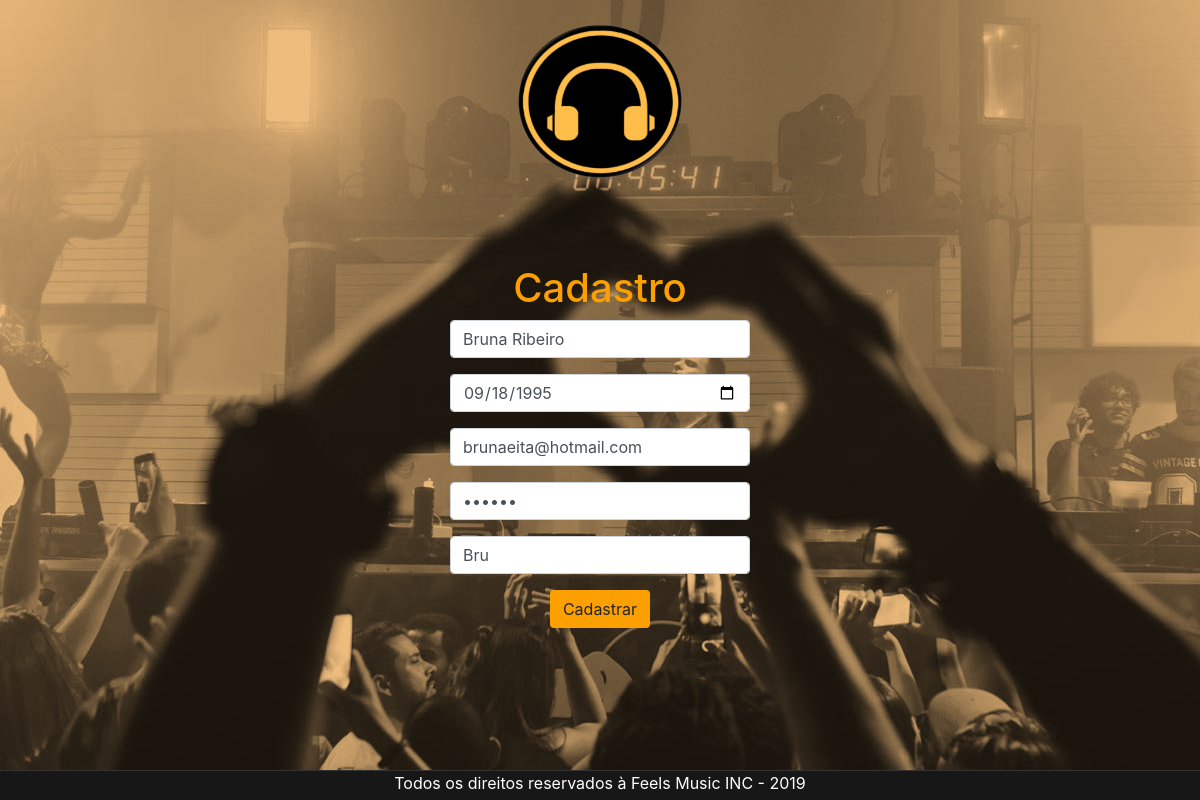
Page /pages/pages_usuario/cadastro.php?id=1 (signed in) on the committed database.
### tables this page shows
CREATE TABLE IF NOT EXISTS `usuario` (
  `idusuario` INT AUTO_INCREMENT NOT NULL,
  `nome` VARCHAR(45) NOT NULL,
  `data_nascimento` DATE NOT NULL,
  `email` VARCHAR(80) NOT NULL,
  `senha` VARCHAR(50) NOT NULL,
  `nickname` VARCHAR(80) NOT NULL,
  `tipo_usuario_idtipo_usuario1` INT NOT NULL,
  `sentimento_idsentimento` INT NOT NULL,
  PRIMARY KEY (`idusuario`),
  INDEX `fk_usuario_tipo_usuario1_idx` (`tipo_usuario_idtipo_usuario1` ASC),
  INDEX `fk_usuario_sentimento1_idx` (`sentimento_idsentimento` ASC),
  CONSTRAINT `fk_usuario_tipo_usuario1`
    FOREIGN KEY (`tipo_usuario_idtipo_usuario1`)
    REFERENCES `tipo_usuario` (`idtipo_usuario`)
    ON DELETE NO ACTION
    ON UPDATE NO ACTION,
  CONSTRAINT `fk_usuario_sentimento1`
    FOREIGN KEY (`sentimento_idsentimento`)
    REFERENCES `sentimento` (`idsentimento`)
    ON DELETE NO ACTION
    ON UPDATE NO ACTION);

### pages/pages_usuario/cadastro.php (the view, shortened to what this page needs)
<?php
if (isset ($_GET['excluir'])){
	$conexao = mysqli_connect("localhost","root","", "bancofeelsmusic");
	mysqli_query($conexao, "DELETE FROM USUARIO WHERE idusuario = $_GET[id]")or die(mysqli_error($conexao));
	header("Location: ../pages_adm/manutencao.php");
}else{
	$nome = "";
	$dataNasc= "";
	$email="";
	$senha="";
	$nickname="";
	$url="";
	if(isset($_GET['id'])){
		$url = "idusuario=$_GET[id]&";
		$conexao = mysqli_connect("localhost", "root", "", "bancofeelsmusic");
		$busca = mysqli_query($conexao, "SELECT * FROM USUARIO WHERE IDUSUARIO = $_GET[id]") or die(mysqli_error($conexao));
		$arrFM = mysqli_fetch_all($busca, MYSQLI_ASSOC)[0];
		$nome = $arrFM['nome'];
		$dataNasc= $arrFM['data_nascimento'];
		$email= $arrFM['email'];
		$senha= $arrFM['senha'];
		$nickname= $arrFM['nickname'];
	}
}
?>
<html>
	<head>
	  <link rel="stylesheet" href="../../css/bootstrap.min.css" />
	</head>
	<body>
		<center>
		<div class="container">
	 	 <div class="mx-auto" style="width:300px;">
	 		 <br>
			 <img class="logo" src="../../assets/imgs/Icon.png"/ width="200" height="240">
			 <h1>Cadastro</h1>
				<form action="cadastro.php?<?php echo $url;?>acao=inserir" method="post">
					<div class="form-group">
						<input type="text" name="nome" class="form-control mb-2" placeholder="Nome"  value="<?php echo $nome;?>"required>
					</div>
					<div class="form-group">
						<input type="date" name="data_nascimento" class="form-control mb-2" placeholder="Data de nascimento" value="<?php echo $dataNasc;?>"required>
					</div>
					<div class="form-group">
						<input type="email" name="email" placeholder="E-mail" class="form-control mb-2" value="<?php echo $email;?>"required>
					</div>
					<div class="form-group">
						<input type="password" name="senha" class="form-control mb-2" placeholder="Senha" value="<?php echo $senha;?>" required>
					</div>
					<div class="form-group">
						<input type="text" name="nickname" class="form-control mb-2" placeholder="Nickname" value="<?php echo $nickname;?>"required>
					</div>
					<button type="submit" style="background-color: #FC9F01;" class="btn btn-warning-2">Cadastrar</button>
				</form>
 		 </div>
 	 </div>
 </center>
 	</body>
	<footer class="fixar-rodape text-center">
    Todos os direitos reservados à Feels Music INC - 2019
  </footer>
 	</html>

### pages/pages_usuario/cadastro.php (style rules this page uses)
body { background-color: #171717; background-image: url("../../assets/imgs/imagem1.png"); }
h1 { color: #FC9F01 }
footer.fixar-rodape { border-top: 1px solid #333; bottom: 0; left: 0; height: 30px; position: fixed; width: 100%; background: #171717; color: #ffffff; }

### rows in the picture
usuario: nome "Bruna Ribeiro", data_nascimento "09/18/1995", email "brunaeita@hotmail.com", nickname "Bru"
